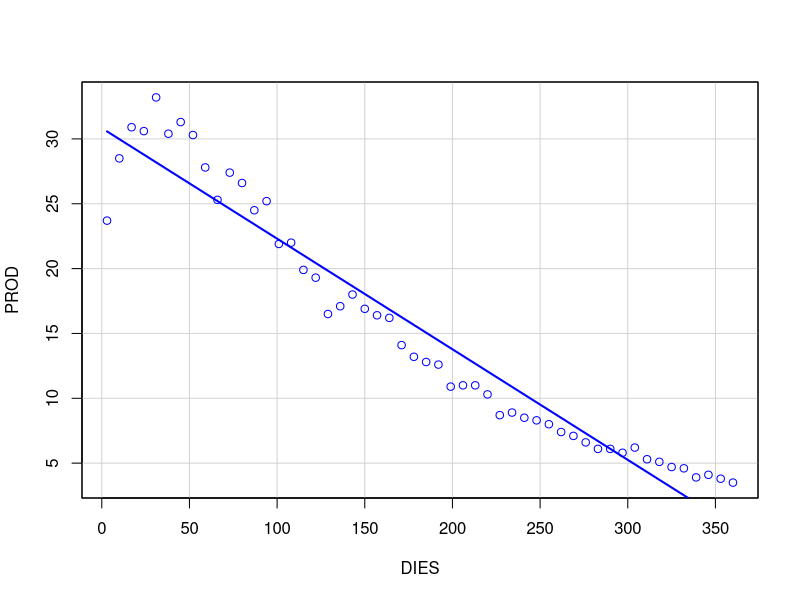
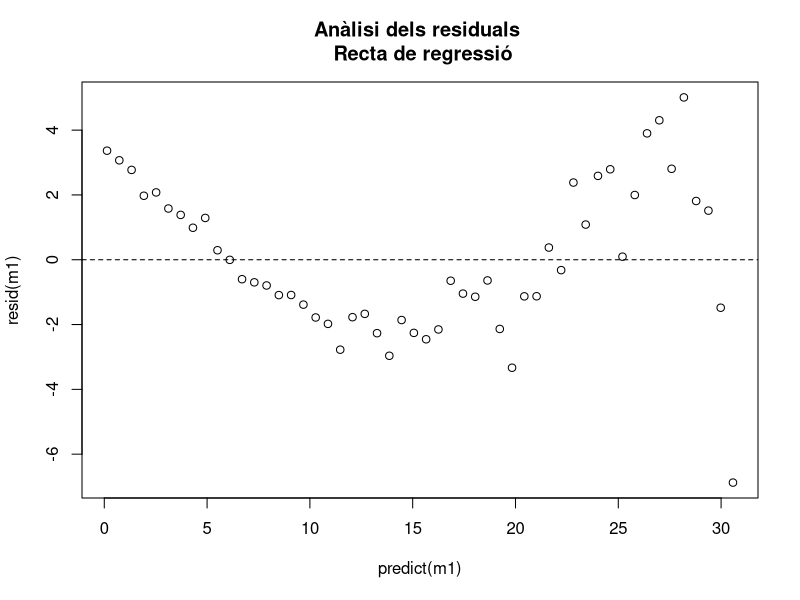
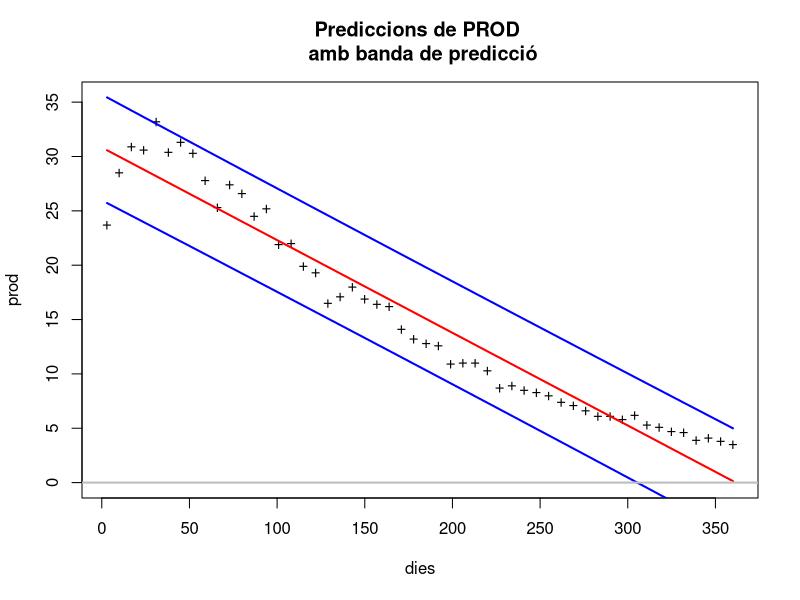
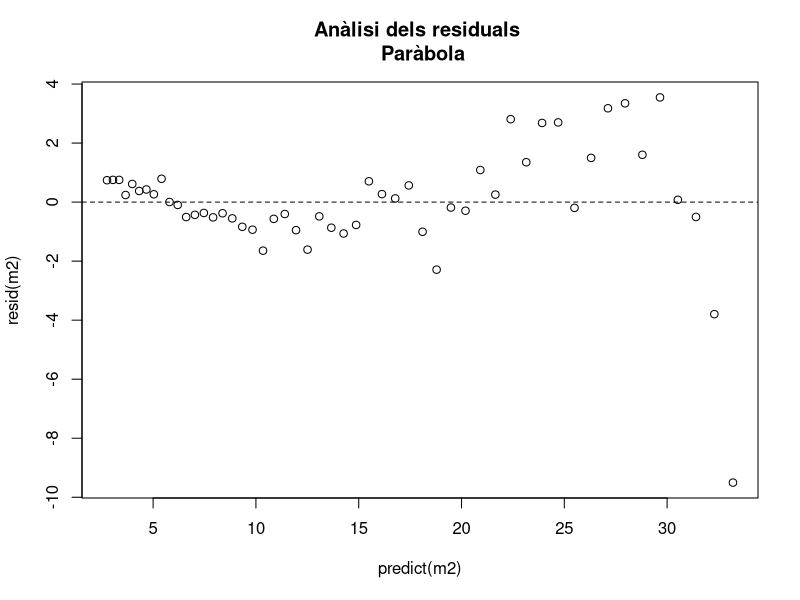
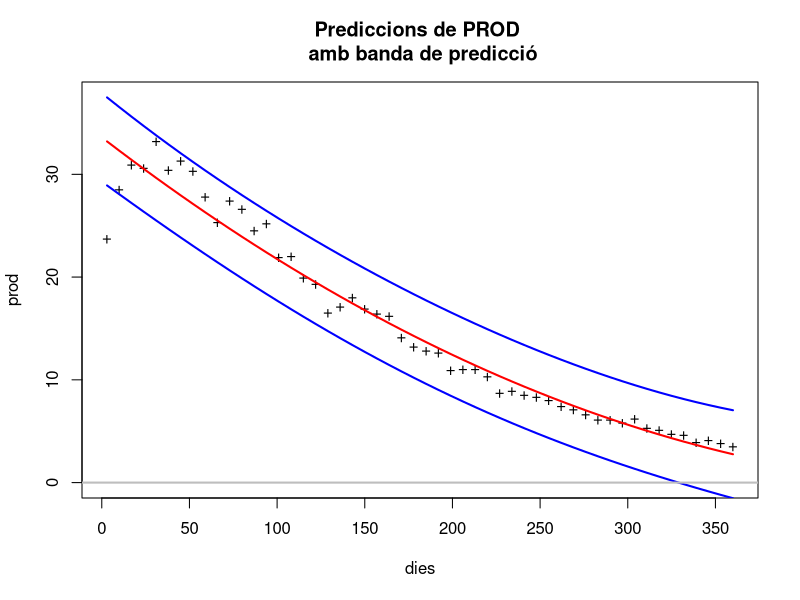
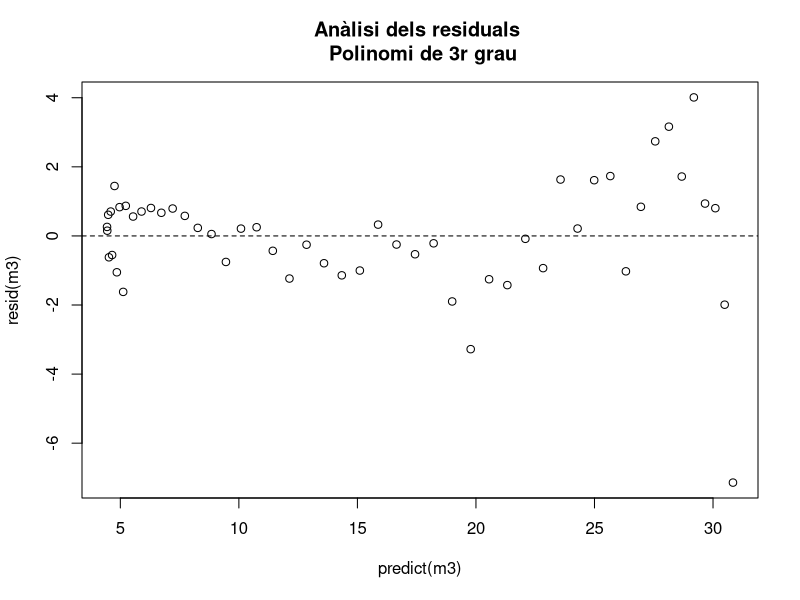
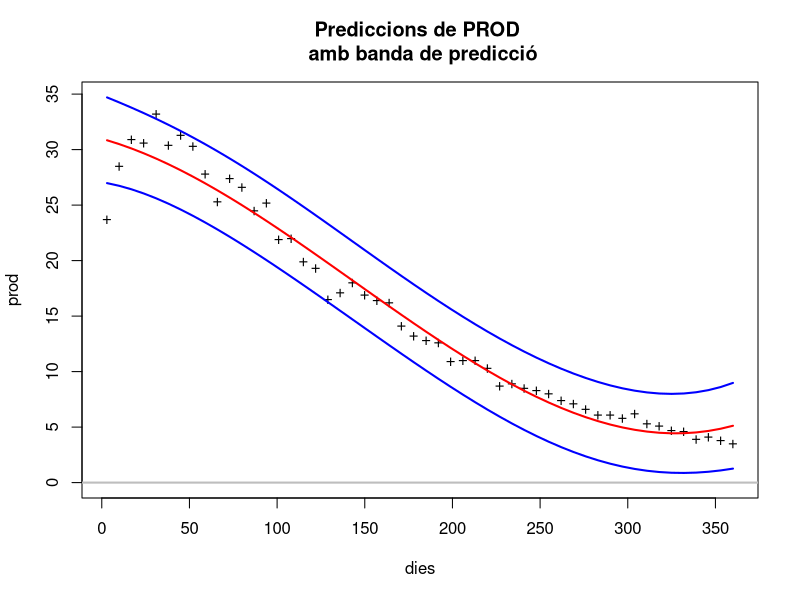
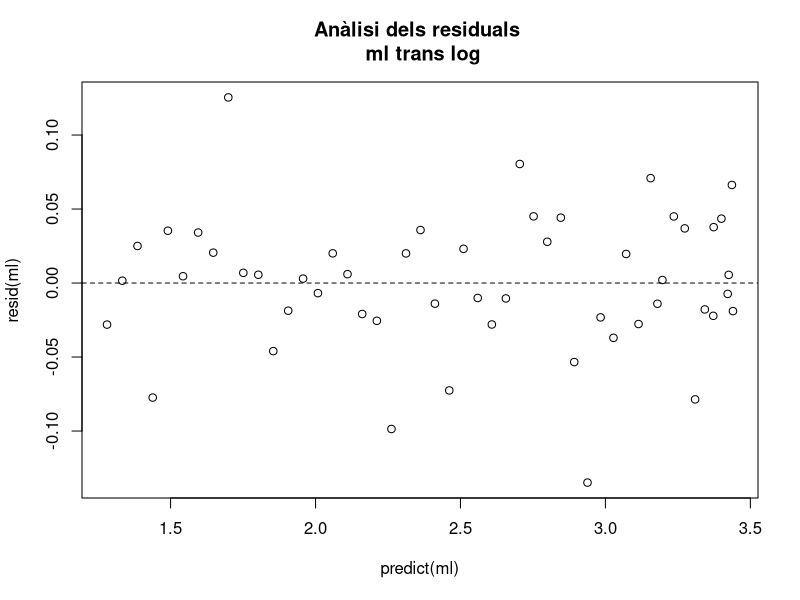

These figures' R source, in order:
## ---- chunk 1
knitr::opts_chunk$set(echo = TRUE)
## ---- chunk 2
#setwd("")
library(car)
dd <- read.csv2("../data/pllet.csv")
nd<-dim(dd)[1]
head(dd)
################################################################
# Descriptiva
sp(PROD~DIES,boxplot=F,smooth=F,dd)
## ---- chunk 3
m1<-lm(PROD~DIES,dd)
summary(m1)
sm1<-summary(m1)$sigma
c("S"=sm1,"var"=sm1^2)

## ---- chunk 4
plot(predict(m1),resid(m1),main="Anàlisi dels residuals \n Recta de regressió")
abline(h=0,lty=2)
## ---- chunk 5
pm1<-predict(m1,interval="prediction")
plot(dd$DIES,dd$PROD,main="Prediccions de PROD \n amb banda de predicció",xlab="dies",ylab="prod",pch="+",ylim=c(0,max(pm1)))
lines(dd$DIES,predict(m1),col="red",lwd=2)
lines(dd$DIES,pm1[,"lwr"],col="blue",lwd=2)
lines(dd$DIES,pm1[,"upr"],col="blue",lwd=2)
abline(h=0,lwd=2,col="gray")
## ---- chunk 6
dd$DIES2<-dd$DIES^2
m2<-lm(PROD~DIES+DIES2,dd)
summary(m2)
sm2<-summary(m2)$sigma
c("S"=sm2,"var"=sm2^2)

## ---- chunk 7
plot(predict(m2),resid(m2),main="Anàlisi dels residuals \n Paràbola")
abline(h=0,lty=2)
## ---- chunk 8
pm2<-predict(m2,interval="prediction")
plot(dd$DIES,dd$PROD,main="Prediccions de PROD \n amb banda de predicció",xlab="dies",ylab="prod",pch="+",ylim=c(0,max(pm2)))
lines(dd$DIES,predict(m2),col="red",lwd=2)
lines(dd$DIES,pm2[,"lwr"],col="blue",lwd=2)
lines(dd$DIES,pm2[,"upr"],col="blue",lwd=2)
abline(h=0,lwd=2,col="gray")
## ---- chunk 9
dd$DIES3<-dd$DIES^3
m3<-lm(PROD~DIES+DIES2+DIES3,dd)
summary(m3)
sm3<-summary(m3)$sigma
c("S"=sm3,"var"=sm3^2)

## ---- chunk 10
plot(predict(m3),resid(m3),main="Anàlisi dels residuals \n Polinomi de 3r grau")
abline(h=0,lty=2)
## ---- chunk 11
pm3<-predict(m3,interval="prediction")
plot(dd$DIES,dd$PROD,main="Prediccions de PROD \n amb banda de predicció",xlab="dies",ylab="prod",pch="+",ylim=c(0,max(pm3)))
lines(dd$DIES,predict(m3),col="red",lwd=2)
lines(dd$DIES,pm3[,"lwr"],col="blue",lwd=2)
lines(dd$DIES,pm3[,"upr"],col="blue",lwd=2)
abline(h=0,lwd=2,col="gray")
## ---- chunk 12
ml<-lm(log(PROD)~DIES+log(DIES),dd)
summary(ml)
sl<-summary(ml)$sigma
c("S"=sl,"var"=sl^2)
## ---- chunk 13
plot(predict(ml),resid(ml),main="Anàlisi dels residuals \n ml trans log")
abline(h=0,lty=2)
## ---- chunk 14
prl<-predict(ml,interval="prediction",alpha=0.05)
plot(dd$DIES,dd$PROD,main="Prediccions (lm trans log) de PROD \n amb banda de predicció 95%",xlab="dies",ylab="prod",pch="+",ylim=c(0,exp(max(prl))))
lines(dd$DIES,exp(prl[,"fit"]),col="red",lwd=2)
lines(dd$DIES,exp(prl[,"lwr"]),col="blue",lwd=2)
lines(dd$DIES,exp(prl[,"upr"]),col="blue",lwd=2)
abline(h=0,lwd=2,col="gray")

## ---- chunk 15
comp<-rbind("coef. det. aj."=
      c(summary(m1)$adj.r.squared,summary(m2)$adj.r.squared,summary(m3)$adj.r.squared,summary(ml)$adj.r.squared),
      "log versemblança"=
      c(logLik(m1),logLik(m2),logLik(m3),logLik(ml)),
      "AIC"=
      c(AIC(m1),AIC(m2),AIC(m3),AIC(ml)),
      "BIC"=
      c(BIC(m1),BIC(m2),BIC(m3),BIC(ml)))
colnames(comp)<-c("Recta","Prab.","P.3r.g","trans log")
print(comp)

